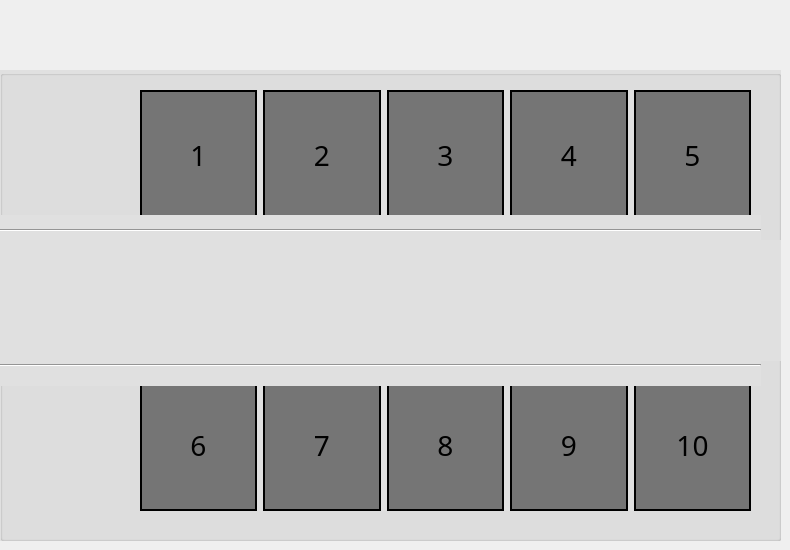
      <widget class="QWidget" name="Piso1">
       <attribute name="icon">
        <iconset>
         <normaloff>../Estacionamiento/Imagenes/piso1.png</normaloff>../Estacionamiento/Imagenes/piso1.png</iconset>
       </attribute>
       <attribute name="title">
        <string notr="true"/>
       </attribute>
       <widget class="QGroupBox" name="groupBox_6">
        <property name="geometry">
         <rect>
          <x>0</x>
          <y>70</y>
          <width>781</width>
          <height>471</height>
         </rect>
        </property>
        <property name="styleSheet">
         <string notr="true">background-color: #e0e0e0;</string>
        </property>
        <property name="title">
         <string/>
        </property>
        <widget class="QWidget" name="horizontalLayoutWidget_12">
         <property name="geometry">
          <rect>
           <x>140</x>
           <y>20</y>
           <width>611</width>
           <height>131</height>
          </rect>
         </property>
         <layout class="QHBoxLayout" name="Arriba">
          <item>
           <layout class="QGridLayout" name="FG_9">
            <item row="0" column="3">
             <widget class="QPushButton" name="numero4">
              <property name="sizePolicy">
               <sizepolicy hsizetype="Minimum" vsizetype="Minimum">
                <horstretch>0</horstretch>
                <verstretch>0</verstretch>
               </sizepolicy>
              </property>
              <property name="minimumSize">
               <size>
                <width>0</width>
                <height>90</height>
               </size>
              </property>
              <property name="font">
               <font>
                <family>rubik</family>
                <pointsize>-1</pointsize>
               </font>
              </property>
              <property name="styleSheet">
               <string notr="true">QPushButton{
	background-color: #757575;
	border: 2px solid black;
	font-size:28px;

}</string>
              </property>
              <property name="text">
               <string>4</string>
              </property>
             </widget>
            </item>
            <item row="0" column="4">
             <widget class="QPushButton" name="numero5">
              <property name="sizePolicy">
               <sizepolicy hsizetype="Minimum" vsizetype="Minimum">
                <horstretch>0</horstretch>
                <verstretch>0</verstretch>
               </sizepolicy>
              </property>
              <property name="minimumSize">
               <size>
                <width>0</width>
                <height>90</height>
               </size>
              </property>
              <property name="font">
               <font>
                <family>rubik</family>
                <pointsize>-1</pointsize>
               </font>
              </property>
              <property name="styleSheet">
               <string notr="true">QPushButton{
	background-color: #757575;
	border: 2px solid black;
	font-size:28px;

}</string>
              </property>
              <property name="text">
               <string>5</string>
              </property>
             </widget>
            </item>
            <item row="0" column="0">
             <widget class="QPushButton" name="numero1">
              <property name="sizePolicy">
               <sizepolicy hsizetype="Minimum" vsizetype="Minimum">
                <horstretch>0</horstretch>
                <verstretch>0</verstretch>
               </sizepolicy>
              </property>
              <property name="minimumSize">
               <size>
                <width>0</width>
                <height>90</height>
               </size>
              </property>
              <property name="font">
               <font>
                <family>rubik</family>
                <pointsize>-1</pointsize>
               </font>
              </property>
              <property name="styleSheet">
               <string notr="true">QPushButton{
	background-color: #757575;
	border: 2px solid black;
	font-size:28px;

}</string>
              </property>
              <property name="text">
               <string>1</string>
              </property>
             </widget>
            </item>
            <item row="0" column="1">
             <widget class="QPushButton" name="numero2">
              <property name="sizePolicy">
               <sizepolicy hsizetype="Minimum" vsizetype="Minimum">
                <horstretch>0</horstretch>
                <verstretch>0</verstretch>
               </sizepolicy>
              </property>
              <property name="minimumSize">
               <size>
                <width>0</width>
                <height>90</height>
               </size>
              </property>
              <property name="font">
               <font>
                <family>rubik</family>
                <pointsize>-1</pointsize>
               </font>
              </property>
              <property name="styleSheet">
               <string notr="true">QPushButton{
	background-color: #757575;
	border: 2px solid black;
	font-size:28px;

}</string>
              </property>
              <property name="text">
               <string>2</string>
              </property>
             </widget>
            </item>
            <item row="0" column="2">
             <widget class="QPushButton" name="numero3">
              <property name="sizePolicy">
               <sizepolicy hsizetype="Minimum" vsizetype="Minimum">
                <horstretch>0</horstretch>
                <verstretch>0</verstretch>
               </sizepolicy>
              </property>
              <property name="minimumSize">
               <size>
                <width>0</width>
                <height>90</height>
               </size>
              </property>
              <property name="font">
               <font>
                <family>rubik</family>
                <pointsize>-1</pointsize>
               </font>
              </property>
              <property name="styleSheet">
               <string notr="true">QPushButton{
	background-color: #757575;
	border: 2px solid black;
	font-size:28px;

}</string>
              </property>
              <property name="text">
               <string>3</string>
              </property>
             </widget>
            </item>
           </layout>
          </item>
         </layout>
        </widget>
        <widget class="QWidget" name="horizontalLayoutWidget_13">
         <property name="geometry">
          <rect>
           <x>140</x>
           <y>310</y>
           <width>611</width>
           <height>131</height>
          </rect>
         </property>
         <layout class="QHBoxLayout" name="Abajo">
          <item>
           <layout class="QGridLayout" name="FG_10">
            <item row="0" column="3">
             <widget class="QPushButton" name="numero9">
              <property name="sizePolicy">
               <sizepolicy hsizetype="Minimum" vsizetype="Minimum">
                <horstretch>0</horstretch>
                <verstretch>0</verstretch>
               </sizepolicy>
              </property>
              <property name="minimumSize">
               <size>
                <width>0</width>
                <height>90</height>
               </size>
              </property>
              <property name="font">
               <font>
                <family>rubik</family>
                <pointsize>-1</pointsize>
               </font>
              </property>
              <property name="styleSheet">
               <string notr="true">QPushButton{
	background-color: #757575;
	border: 2px solid black;
	font-size:28px;

}</string>
              </property>
              <property name="text">
               <string>9</string>
              </property>
             </widget>
            </item>
            <item row="0" column="0">
             <widget class="QPushButton" name="numero6">
              <property name="sizePolicy">
               <sizepolicy hsizetype="Minimum" vsizetype="Minimum">
                <horstretch>0</horstretch>
                <verstretch>0</verstretch>
               </sizepolicy>
              </property>
              <property name="minimumSize">
               <size>
                <width>0</width>
                <height>90</height>
               </size>
              </property>
              <property name="font">
               <font>
                <family>rubik</family>
                <pointsize>-1</pointsize>
               </font>
              </property>
              <property name="styleSheet">
               <string notr="true">QPushButton{
	background-color: #757575;
	border: 2px solid black;
	font-size:28px;

}</string>
              </property>
              <property name="text">
               <string>6</string>
              </property>
             </widget>
            </item>
            <item row="0" column="1">
             <widget class="QPushButton" name="numero7">
              <property name="sizePolicy">
               <sizepolicy hsizetype="Minimum" vsizetype="Minimum">
                <horstretch>0</horstretch>
                <verstretch>0</verstretch>
               </sizepolicy>
              </property>
              <property name="minimumSize">
               <size>
                <width>0</width>
                <height>90</height>
               </size>
              </property>
              <property name="font">
               <font>
                <family>rubik</family>
                <pointsize>-1</pointsize>
               </font>
              </property>
              <property name="styleSheet">
               <string notr="true">QPushButton{
	background-color: #757575;
	border: 2px solid black;
	font-size:28px;

}</string>
              </property>
              <property name="text">
               <string>7</string>
              </property>
             </widget>
            </item>
            <item row="0" column="2">
             <widget class="QPushButton" name="numero8">
              <property name="sizePolicy">
               <sizepolicy hsizetype="Minimum" vsizetype="Minimum">
                <horstretch>0</horstretch>
                <verstretch>0</verstretch>
               </sizepolicy>
              </property>
              <property name="minimumSize">
               <size>
                <width>0</width>
                <height>90</height>
               </size>
              </property>
              <property name="font">
               <font>
                <family>rubik</family>
                <pointsize>-1</pointsize>
               </font>
              </property>
              <property name="styleSheet">
               <string notr="true">QPushButton{
	background-color: #757575;
	border: 2px solid black;
	font-size:28px;

}</string>
              </property>
              <property name="text">
               <string>8</string>
              </property>
             </widget>
            </item>
            <item row="0" column="4">
             <widget class="QPushButton" name="numero10">
              <property name="sizePolicy">
               <sizepolicy hsizetype="Minimum" vsizetype="Minimum">
                <horstretch>0</horstretch>
                <verstretch>0</verstretch>
               </sizepolicy>
              </property>
              <property name="minimumSize">
               <size>
                <width>0</width>
                <height>90</height>
               </size>
              </property>
              <property name="font">
               <font>
                <family>rubik</family>
                <pointsize>-1</pointsize>
               </font>
              </property>
              <property name="styleSheet">
               <string notr="true">QPushButton{
	background-color: #757575;
	border: 2px solid black;
	font-size:28px;

}</string>
              </property>
              <property name="text">
               <string>10</string>
              </property>
             </widget>
            </item>
           </layout>
          </item>
         </layout>
        </widget>
        <widget class="QWidget" name="horizontalLayoutWidget_14">
         <property name="geometry">
          <rect>
           <x>0</x>
           <y>170</y>
           <width>971</width>
           <height>121</height>
          </rect>
         </property>
         <layout class="QHBoxLayout" name="Road">
          <item>
           <widget class="QLabel" name="label_14">
            <property name="styleSheet">
             <string notr="true">border-image: url(:/Imagenes/carretera1.png);</string>
            </property>
            <property name="text">
             <string/>
            </property>
           </widget>
          </item>
         </layout>
        </widget>
        <widget class="Line" name="line_3">
         <property name="geometry">
          <rect>
           <x>0</x>
           <y>145</y>
           <width>761</width>
           <height>31</height>
          </rect>
         </property>
         <property name="orientation">
          <enum>Qt::Horizontal</enum>
         </property>
        </widget>
        <widget class="Line" name="line_4">
         <property name="geometry">
          <rect>
           <x>0</x>
           <y>275</y>
           <width>761</width>
           <height>41</height>
          </rect>
         </property>
         <property name="orientation">
          <enum>Qt::Horizontal</enum>
         </property>
        </widget>
       </widget>
      </widget>
